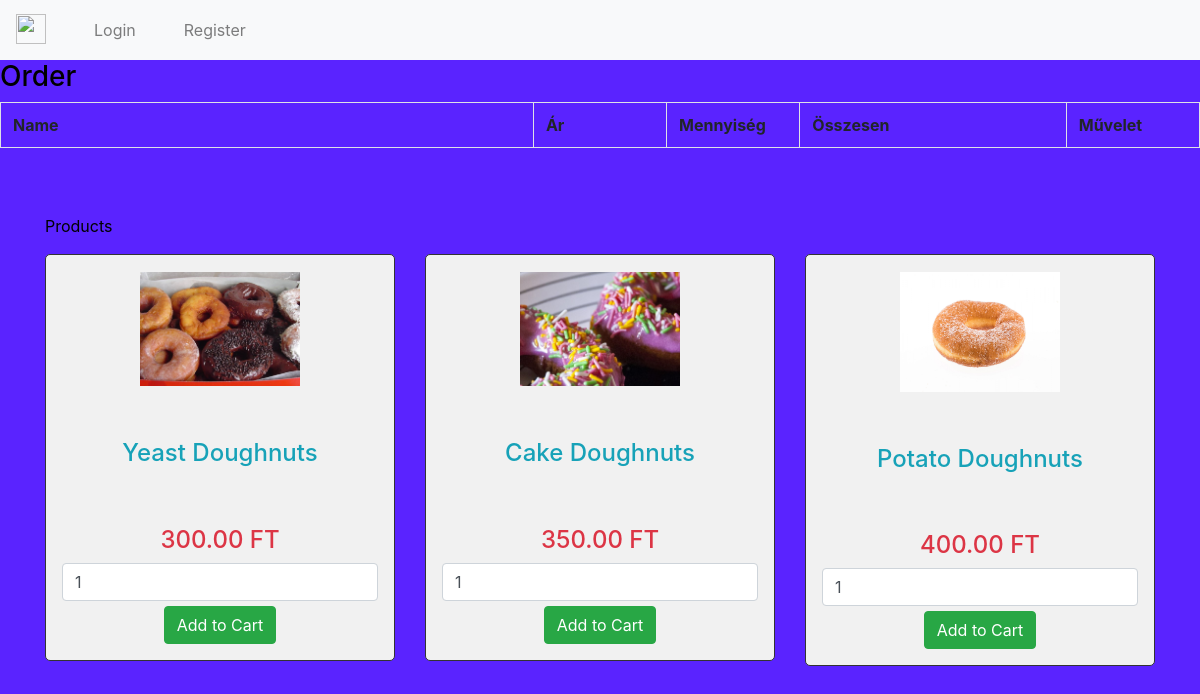
The page /store.php on the database its author committed.
### tables this page shows
CREATE TABLE `products` (
  `id` int(10) NOT NULL,
  `name` varchar(100) NOT NULL,
  `image` varchar(255) DEFAULT NULL,
  `price` double(100,2) NOT NULL
);

### store.php (the view, shortened to what this page needs)
<?php
include_once 'server.php';
include_once 'insertable/head.php';
include_once 'insertable/bodyNav.php';
?>
<!DOCTYPE html>
<html lang="en">
  <body>
    <h3>Order</h3>
    <div class="table-responsive">
      <table class="table table-bordered">
        <tr>
          <th width = "40%">Name</th>
          <th width = "10%">Ár</th>
          <th width = "10%">Mennyiség</th>
          <th width = "20%">Összesen</th>
          <th width = "10%">Művelet</th>
        </tr>
      </table>
    </div>
  <div class="container">
      <p>Products</p>
      <div class="row">
      <?php
      $query = "SELECT * FROM products ORDER BY id ";
      $result = mysqli_query($db, $query);
      if (mysqli_num_rows($result) > 0) {
        while ($row = mysqli_fetch_array($result)) {
      ?>
      <div class="col-md-4">
        <form method="post" action="store.php?action=add&id=<?php echo $row["id"]; ?>">
          <div style="border:1px solid #333; background-color:#f1f1f1; border-radius:5px; padding:16px; display:!inline" align="center">
            <img src="<?php echo $row["image"]; ?>" class="img-responsive" style="width:160px;"><br />
            <h4 class="text-info"><?php echo $row["name"]; ?></h4>
            <h4 class="text-danger"><?php echo $row["price"]; ?> FT</h4>
            <input type="text" name="quantity" class="form-control" value="1" />
            <input type="submit" name="add_cart" style="margin-top:5px;" class="btn btn-success" value="Add to Cart" />
          </div>
        </form>
      </div>
      <?php
        }
      }
      ?>
    </div>
  </div>
  </body>
</html>

### insertable/head.php (shortened to what this page needs)
<head>
    <link rel="stylesheet" href="https://stackpath.bootstrapcdn.com/bootstrap/4.4.1/css/bootstrap.min.css">
    <link rel="stylesheet" href="style.css">

### insertable/bodyNav.php (shortened to what this page needs)
<nav class="navbar sticky-top navbar-light bg-light d-flex justify-content-start">
    <a class="navbar-brand mr-5" href="home.php">
        <img src="donut.jpeg" alt="" width="30px" height="30px" class="d-inline-block">
    </a>
    <ul class="navbar-nav mr-5">
        <li class="nav-item" style="display: inline !important;">
          <?php
          if (!isset($_SESSION['username'])){
            echo '<a class="nav-link" href="login.php">Login</a>';
          }else{
            echo '<a href="index.php?logout=1" style="color: grey;"> Logout</a>';
          }
           ?>
        </li>
    </ul>
    <ul class="navbar-nav mr-5">
        <?php
        if (!isset($_SESSION['username'])) {
           echo '<li class="nav-item" style="display: inline !important;"><a class="nav-link" href="register.php">Register</a></li>';
        }else {
          echo '<li class="nav-item" style="display: inline !important;"><a class="nav-link" href="store.php">Order</a></li>';
        }
         ?>
    </ul>
</nav>

### style.css (style rules this page uses)
body { scroll-behavior: smooth; background-color: rgb(90, 35, 255); color: black; }
a { text-align: left; }
p { text-align: left; padding-top: 50px; }
h4 { padding-top: 50px; text-align: center; }
img { margin-bottom: 3px; margin-top: 1px; }

### rows shown on the page
products: image (picture), name "Yeast Doughnuts", price "300.00"
products: image (picture), name "Cake Doughnuts", price "350.00"
products: image (picture), name "Potato Doughnuts", price "400.00"
